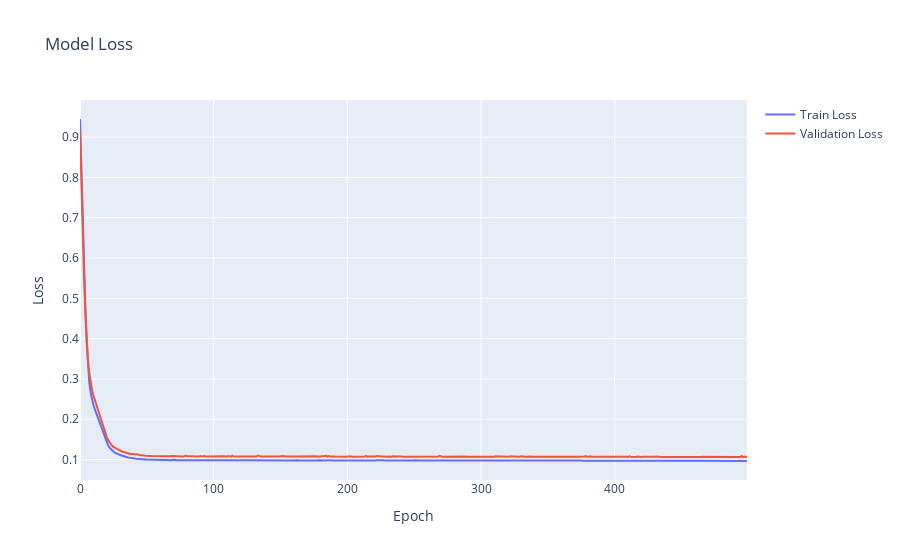

Source (notebook cell):
### Code cell
# Assuming 'history' is your history dictionary containing 'loss' and 'val_loss'
epochs = list(range(len(history['loss'])))

# Create traces for training and validation loss
train_loss = go.Scatter(x=epochs, y=history['loss'], mode='lines', name='Train Loss')
val_loss = go.Scatter(x=epochs, y=history['val_loss'], mode='lines', name='Validation Loss')

# Create the layout
layout = go.Layout(
    title='Model Loss',
    xaxis=dict(title='Epoch'),
    yaxis=dict(title='Loss'),
)

# Create the figure
fig = go.Figure(data=[train_loss, val_loss], layout=layout)

# Show the plot
pyo.iplot(fig)

### Figure 1 — Plotly figure (JSON) as saved in the notebook; plotly's stock layout.template omitted (floating-point values rounded to 4 significant figures; data arrays with more than 128 entries replaced by an {"elided": "..."} marker saying what was removed)
{"data": [{"mode": "lines", "name": "Train Loss", "type": "scatter", "x": {"elided": "500 int values"}, "y": {"elided": "500 float values"}}, {"mode": "lines", "name": "Validation Loss", "type": "scatter", "x": {"elided": "500 int values"}, "y": {"elided": "500 float values"}}], "layout": {"title": {"text": "Model Loss"}, "xaxis": {"title": {"text": "Epoch"}}, "yaxis": {"title": {"text": "Loss"}}}}
